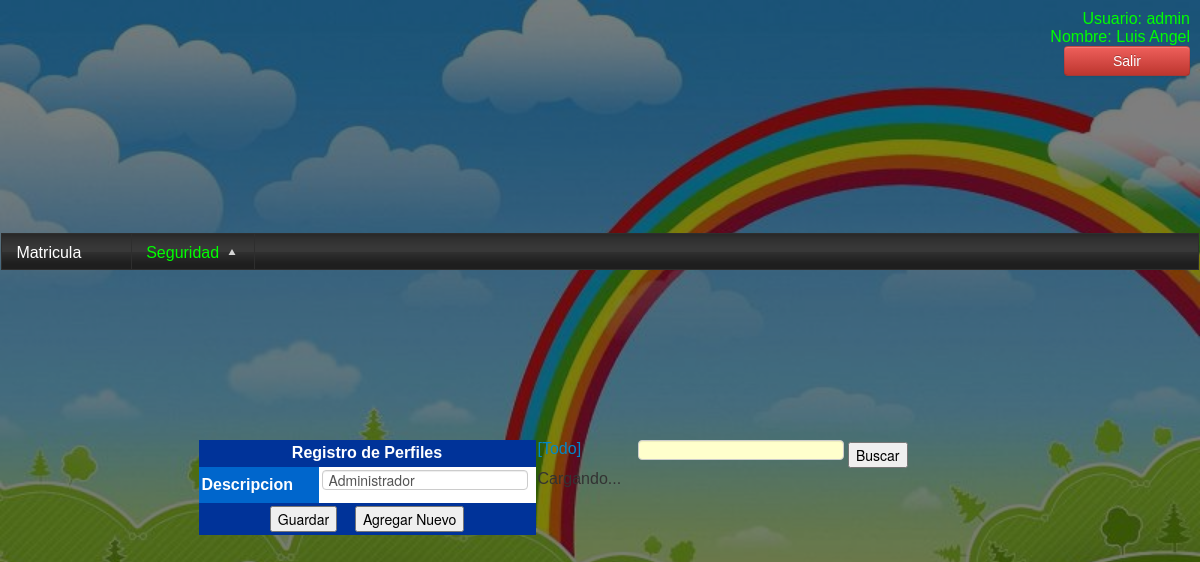
Screenshot of /modulos/seguridad/perfiles/index.php?id=1 (signed in) with the database file from the repository.
### tables this page shows
CREATE TABLE `modulo` (
  `idmodulo` int(6) NOT NULL AUTO_INCREMENT,
  `descripcion` varchar(50) DEFAULT NULL,
  `idpadre` int(6) DEFAULT NULL,
  `url` varchar(50) DEFAULT NULL,
  PRIMARY KEY (`idmodulo`)
);

CREATE TABLE `perfil` (
  `idperfil` int(6) NOT NULL DEFAULT '0',
  `descripcion` varchar(50) DEFAULT NULL,
  PRIMARY KEY (`idperfil`)
);

### cabecera.php (the view, shortened to what this page needs)
<link href="<?php echo $_SESSION['urlbase']; ?>librerias/kendo/styles/kendo.common.min.css" rel="stylesheet" />
<link href="<?php echo $_SESSION['urlbase']; ?>librerias/kendo/styles/kendo.black.min.css" rel="stylesheet" />
<link href="<?php echo $_SESSION['urlbase']; ?>css/bootstrap.min.css" rel="stylesheet" media="screen">
<link href="<?php echo $_SESSION['urlbase']; ?>css/bootstrap.css" rel="stylesheet" media="screen">
<link href="<?php echo $_SESSION['urlbase']; ?>libreria/bootstrap.min.js" rel="stylesheet" media="screen">
<link href="<?php echo $_SESSION['urlbase']; ?>librerias/bootstrap.js" rel="stylesheet" media="screen">
<table  class="modulos" width="1300" height="100%" border="0" align="center">
  <tr >
    <td height="40" class="usuario" >
        <span class="asas" >Usuario: <?php echo $_SESSION['usuario']; ?></span>
        <br>
        <span class="asas">Nombre: <?php echo $_SESSION['nombre'] ?></span>
        <br>
        <span class="asas"><a href='http://localhost/Jardin/cerrar_sesion.php' class='btn btn-danger'>Salir</a></span>
        </td>
  </tr>
  <tr>
    <td height="25" colspan="2">
     <?php
				$DOMINIOADMIN=$_SESSION['urlbase']."modulos/";
			    echo "<ul id='menu'> ";
			    cargarmenu("0",$DOMINIOADMIN);
			   function cargarmenu($id,$urladmin)
			   {
				   $sql="select idmodulo, descripcion,url,idpadre from modulo where idpadre='$id' order by descripcion";
					 $r=mysql_query($sql);
					while($f=mysql_fetch_array($r))
					   {  $descripcion=$f['descripcion'];  $idmodulo=$f['idmodulo'];  $idpadre=$f['idpadre'];
						  $url=$f['url'];
							     	$sql2="select * from perfil_modulo where idmodulo='$idmodulo' and idperfil='".$_SESSION['idperfil']."'";
									$r2=mysql_query($sql2);
									if(mysql_num_rows($r2)>0)
									  {
												$sql2="select * from modulo where idpadre='$idmodulo' ";
												$r2=mysql_query($sql2);
												if(mysql_num_rows($r2)>0)
												  {
													   echo "<li>$descripcion <ul>";
													   echo "</ul></li>";
												  }
												  else
												  {
													   echo "<li><a href='".$urladmin."$url'>".$f['descripcion']."</a></li>";
												  }
									  }
					  }
			   }
			echo "</ul>";
?>
    </td>
  </tr>
  <tr>
    <td colspan="2">

### modulos/seguridad/perfiles/index.php (shortened to what this page needs)
<?php
require("../../../cabecera.php");
 if(isset($_GET['id']))
	    {
		  $sql="Select * from perfil Where idperfil='".$_GET['id']."'";
		  $r=mysql_query($sql);
			if($f=mysql_fetch_array($r))
			  {
                $descripcion=$f['descripcion'];
			  }
			 else{ mensajeJS("Perfil no encontrado","index.php");}
		}
		else
		{
		 $idperfil="";
                 $descripcion="";
		}
?>
<table width="807" border="0" align="center" cellpadding="0" cellspacing="0">
  <tr>
    <td width="341" valign="top">
 <form id="formulario" name="formulario" method="post" action="grabar_actualizar.php">
      <table width="337" bgcolor="#f0f0f0" border="0" align="center" cellpadding="3" cellspacing="3">
        <tr>
          <td height="27" colspan="2" align="center" bgcolor="#003399"><strong>Registro de Perfiles</strong></td>
        </tr>
        <tr>
          <td width="114" bgcolor="#0066CC"><strong>Descripcion</strong></td>
          <td bgcolor="#FFFFFF">
            <input name="descripcion" type="text" id="descripcion" size="30" value="<?php echo $descripcion;?>" maxlength="100" /></td>
        </tr>
        <tr>
          <td colspan="2" align="center" bgcolor="#003399">
            <input type="button" name="enviar" id="enviar" value="Guardar" />&nbsp;&nbsp;&nbsp;
            <?php
		  if(isset($_GET['id']))
		    {
		      echo "<input type='button' name='nuevo' id='nuevo' value='Agregar Nuevo'>";
		    }
	        ?>
            </td>
        </tr>
      </table>
    </form>
    </td>
    <td width="466" valign="top">
     <div> <input type="text" size="50" name="criterio" id="criterio">
           <input type="button" name="buscargrid" id="buscargrid" value="Buscar">
           <a href="#" onclick="cargardatos('grid.php','grid','');">[Todo]</a>
     </div>
     <div id="grid">
     </div>
    </td>
  </tr>
</table>
<?php
require("../../../pie.php");
 mysql_close(); ?>

### estilos.php (style rules this page uses)
a:link { text-decoration: none; width: 100px; float: left; }

### modulos/seguridad/perfiles/index.php (style rules this page uses)
#formulario table tr td strong { color: #FFF; }
body,td,th { font-family: Arial, Helvetica, sans-serif; }
#criterio { background-color:#FFC }

### rows the page displays
modulo: descripcion "Matricula"
modulo: descripcion "Seguridad"
perfil: descripcion "Administrador"

### other values shown
$_SESSION['usuario'] "admin"
$_SESSION['nombre'] "Luis Angel"
